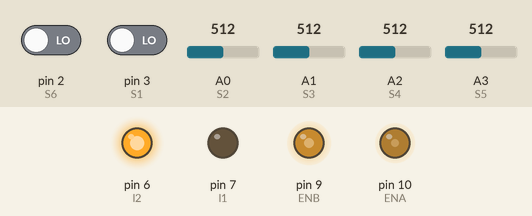
Bench run of a sketch on a simulated Arduino Uno, built with avr-gcc and run on an emulated ATmega328P. On the bench: output pins drawn as LEDs (lit = HIGH). Inputs (shaded band) come from the test bench; at power-on: A1 (S3) = 512, A0 (S2) = 512, A3 (S5) = 512, pin 2 (S6) LOW, pin 3 (S1) LOW, A2 (S4) = 512. Pins used as bus, display or sensor lines are not drawn.

Above: at 1.2 s.
1.3 s: A1 (S3) set to 549
At 2.1 s:
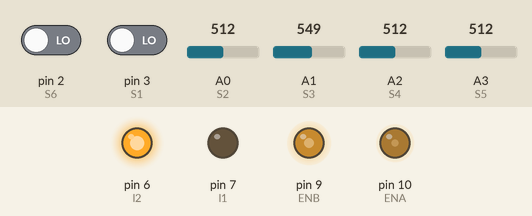
2.8 s: A1 (S3) set to 570
At 3.2 s:
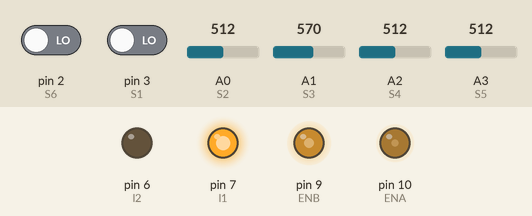
4.3 s: A0 (S2) set to 306
At 5.5 s:
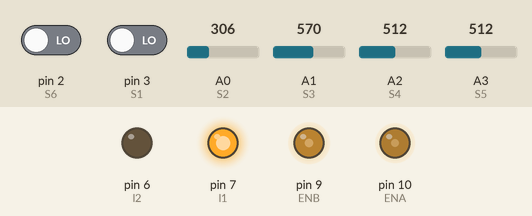
5.8 s: A3 (S5) set to 306
At 6.7 s:
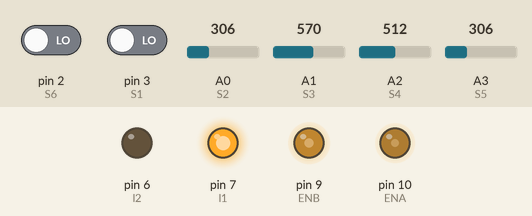
7.3 s: A0 (S2) set to 90
At 7.8 s:
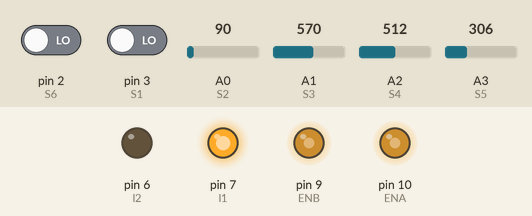
8.8 s: A0 (S2) set to 610
At 10.0 s:
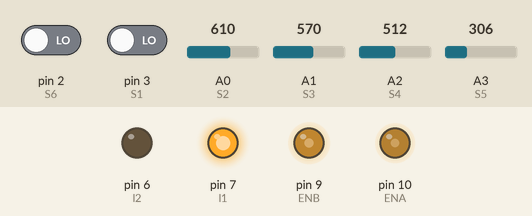
Timing chart, 0 to 11.3 s (numbered marks = the images above; inputs shaded):
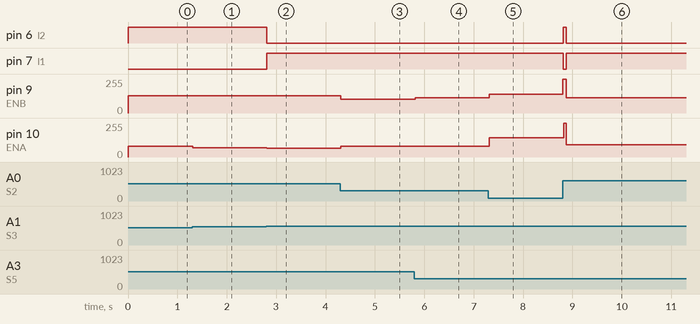

Measured:
- the behaviour switches between 563 and 564 on A1 (S3) (found by bisection; images 1 and 2)
- after the input at 1.3 s, pin 10 (ENA): 81/255 → 70/255 at once
- after the input at 2.8 s, pin 6 (l2): HIGH → LOW at once; pin 7 (l1): LOW → HIGH at once; pin 10 (ENA): 70/255 → 66/255 at once
- after the input at 4.3 s, pin 9 (ENB): 130/255 → 103/255 at once; pin 10 (ENA): 66/255 → 79/255 at once
- after the input at 5.8 s, pin 9 (ENB): 103/255 → 116/255 at once
- after the input at 7.3 s, pin 9 (ENB): 116/255 → 142/255 at once; pin 10 (ENA): 79/255 → 144/255 at once
- after the input at 8.8 s, pin 6 (l2): LOW → HIGH at once, → LOW 0.06 s later; pin 7 (l1): HIGH → LOW at once, → HIGH 0.06 s later; pin 9 (ENB): 142/255 → 255/255 at once, → 116/255 0.07 s later; pin 10 (ENA): 144/255 → 92/255 at once

The sketch:

atl1107.ino
```cpp
#define S1   3
#define S2   A0
#define S3   A1
#define S4   A2
#define S5   A3
#define S6   2
#define ENA  10
#define ENB  9
#define l1   7
#define l2   6
#define r1   5
#define r2   4
#define kp   0.6
#define ki   0
#define kd   15
#define trs  80

//1 全局变量
int minimal = 1100;
int v1, v2, v3, v4, v5, v6;
int speedSet = 65;
//用于Set,初始速度
int threshold = 55;
int cornerLeftValue = 0;
int cornerRightValue = 0;
int corner = 0;
unsigned long whitebegin = -1;
float cornerMoment;
float ave, left, right;
float toleft, toright;
float previous_left = 0, previous_right = 0;
float pl, pr, il = 0, ir = 0, dl, dr;

struct {
  float toleft, toright;
} pidParas;

//2 Setup设置
void setup()
{
  // put your setup code here, to run once:
  pinMode(r1, OUTPUT);
  pinMode(r2, OUTPUT);
  pinMode(l1, OUTPUT);
  pinMode(l2, OUTPUT);
  pinMode(ENA, OUTPUT);
  pinMode(ENB, OUTPUT);
  pinMode(S1, INPUT);
  pinMode(S2, INPUT);
  pinMode(S3, INPUT);
  pinMode(S4, INPUT);
  pinMode(S5, INPUT);
  pinMode(S6, INPUT);

  //下降沿触发，触发中断0，调用turnRight函数
  //  attachInterrupt(0, turnRight, RISING);
  Serial.begin(9600);
  Read();
  Set(70, 70);
}

// 3 Set设速
inline void Set(int sa, int sb)
{
  analogWrite(ENA, speedSet + (sa > 0 ? sa : -sa));
  analogWrite(ENB, speedSet + (sb > 0 ? sb : -sb));
  digitalWrite(l2, sa > 0);
  digitalWrite(l1, sa <= 0);
  digitalWrite(r2, sb > 0);
  digitalWrite(r1, sb <= 0);
}

// 4 Read读取传感器数值
inline void Read()
{
  v1 = digitalRead(S1);
  v2 = analogRead(S2);
  v3 = analogRead(S3);
  v4 = analogRead(S4);
  v5 = analogRead(S5);
  v6 = digitalRead(S6);
  if (v2 > 350)v2 = 350;
  if (v3 > 350)v4 = 350;
  if (v4 > 350)v4 = 350;
  if (v5 > 350)v5 = 350;

  if (v2 < minimal)minimal = v2;
  if (v3 < minimal)minimal = v3;
  if (v4 < minimal)minimal = v4;
  if (v5 < minimal)minimal = v5;
  minimal += 10;

}

// 5 pid循线
void pidControl()
{

  Read();
  ave = minimal - 10;
  //pid均速设置
  left = (v2 + v3) / 2 - ave;
  right = (v4 + v5) / 2 - ave;

  pl = left;
  pr = right;
  il = il + left;
  ir = ir + right;
  if (ir > 100)ir = 100;
  if (ir < -100)ir = -100;
  dl = left - previous_left;
  dr = right - previous_right;

  previous_left = left;
  previous_right = right;

  pidParas.toleft = (kp * pl) + (ki * il) + (kd * dl);
  pidParas.toright = (kp * pr) + (ki * ir) + (kd * dr);
  Set(speedSet - pidParas.toleft, speedSet - pidParas.toright);
}

// 6 Print
void Print()
{
  Serial.print(v1);
  Serial.print(',');
  Serial.print(v2);
  Serial.print(',');
  Serial.print(v3);
  Serial.print(',');
  Serial.print(v4);
  Serial.print(',');
  Serial.print(v5);
  Serial.print(',');
  Serial.println(v6);
}

void loop()
{
  Read();
  //Print();
  cornerJudge();
  if ((millis() - whitebegin > 80) && whitebegin != -1) {
    Print();
    cornerReact();
    whitebegin = -1;
  }

  if ((v2 < minimal) && (v3 < minimal) && (v4 < minimal) && (v5 < minimal)) {
    //全白
    Set(0, 0);
    //把这句放到下面if里面怎么样
    if (whitebegin == -1)
      whitebegin = millis();
  }
  else {
    //非全白
    whitebegin = -1;
    pidControl();
    delay(5);
  }
}
//思路：if全白 到下一个loop里进行cornerReact，同时消除whitebegin印记
//if not 全白，在本loop里进行pidControl，也消除whitebegin印记
//设计初衷：为防止遇到“白色误差”而总是左右转（有时在直线也会出现全白情况），设计了millis()-whitebegin>80才cornerReact
//问题：都清零怎么会满足>80的条件呢
//哦哦懂了，仔细看第一个ifif，如果上个loop辨别到了whitebegin，则本loop仅进行Set(0,0)

void cornerJudge()
{

  //  vagueDirectionRecord();
  if (v1 || v6)
  {
    if (v1)
      corner = 1;
    if (v6)
      corner = 6;
    //      Print();
  }
}

void cornerReact()
{
  //  Set(-100, -100);
  //  delay(50);
  cornerMoment = millis();
  int tempminimal = minimal;
  //  if (corner ！= 0)
  //  {
  //    corner = ((cornerLeftValue>cornerRightValue)?1:6);
  //  }
  //
  if (corner == 6) {
    Set(20, -20);
  }
  else if (corner == 1) {
    Set(-20, 20);
  }
  do {
    Read();
    if (millis() - cornerMoment > 2000)
      break;
  } while ((v3 < tempminimal && v4 < tempminimal) || (millis() - cornerMoment < 600));
  corner = 0;
}

//void vagueDirectionRecord()
//{
//  int i;
//  cornerLeftValue = 0;
//  cornerRightValue = 0;
//  for (i = 0; i < 5; i++)
//  {
//    Read();
//    cornerLeftValue += v2;
//    cornerRightValue += v5;
//  }
//}

//梳理：
//可调项：
//pid均速设置
//speedSet
//kp kd
```
